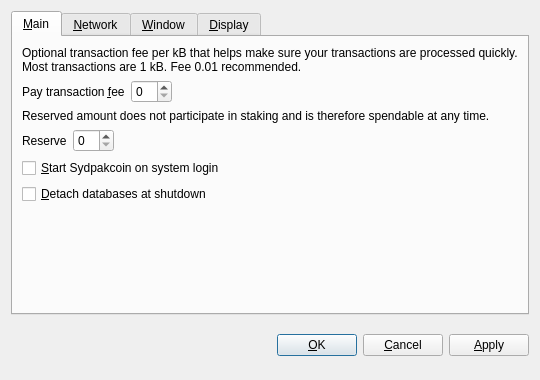
<?xml version="1.0" encoding="UTF-8"?>
<ui version="4.0">
 <class>OptionsDialog</class>
 <widget class="QDialog" name="OptionsDialog">
  <property name="geometry">
   <rect>
    <x>0</x>
    <y>0</y>
    <width>540</width>
    <height>380</height>
   </rect>
  </property>
  <property name="windowTitle">
   <string>Options</string>
  </property>
  <property name="modal">
   <bool>true</bool>
  </property>
  <layout class="QVBoxLayout" name="verticalLayout">
   <item>
    <widget class="QTabWidget" name="tabWidget">
     <property name="tabPosition">
      <enum>QTabWidget::North</enum>
     </property>
     <property name="currentIndex">
      <number>0</number>
     </property>
     <widget class="QWidget" name="tabMain">
      <attribute name="title">
       <string>&amp;Main</string>
      </attribute>
      <layout class="QVBoxLayout" name="verticalLayout_Main">
       <item>
        <widget class="QLabel" name="transactionFeeInfoLabel">
         <property name="text">
          <string>Optional transaction fee per kB that helps make sure your transactions are processed quickly. Most transactions are 1 kB. Fee 0.01 recommended.</string>
         </property>
         <property name="textFormat">
          <enum>Qt::PlainText</enum>
         </property>
         <property name="wordWrap">
          <bool>true</bool>
         </property>
        </widget>
       </item>
       <item>
        <layout class="QHBoxLayout" name="horizontalLayoutFee">
         <item>
          <widget class="QLabel" name="transactionFeeLabel">
           <property name="text">
            <string>Pay transaction &amp;fee</string>
           </property>
           <property name="textFormat">
            <enum>Qt::PlainText</enum>
           </property>
           <property name="buddy">
            <cstring>transactionFee</cstring>
           </property>
          </widget>
         </item>
         <item>
          <widget class="BitcoinAmountField" name="transactionFee"/>
         </item>
         <item>
          <spacer name="horizontalSpacerFee">
           <property name="orientation">
            <enum>Qt::Horizontal</enum>
           </property>
           <property name="sizeHint" stdset="0">
            <size>
             <width>40</width>
             <height>20</height>
            </size>
           </property>
          </spacer>
         </item>
        </layout>
       </item>
       <item>
        <widget class="QLabel" name="reserveBalanceInfoLabel">
         <property name="text">
          <string>Reserved amount does not participate in staking and is therefore spendable at any time.</string>
         </property>
         <property name="textFormat">
          <enum>Qt::PlainText</enum>
         </property>
         <property name="wordWrap">
          <bool>true</bool>
         </property>
        </widget>
       </item>
       <item>
        <layout class="QHBoxLayout" name="horizontalLayoutReserveBalance">
         <item>
          <widget class="QLabel" name="reserveBalanceLabel">
           <property name="text">
            <string>Reserve</string>
           </property>
           <property name="textFormat">
            <enum>Qt::PlainText</enum>
           </property>
           <property name="buddy">
            <cstring>reserveBalance</cstring>
           </property>
          </widget>
         </item>
         <item>
          <widget class="BitcoinAmountField" name="reserveBalance"/>
         </item>
         <item>
          <spacer name="horizontalSpacerReserveBalance">
           <property name="orientation">
            <enum>Qt::Horizontal</enum>
           </property>
           <property name="sizeHint" stdset="0">
            <size>
             <width>40</width>
             <height>20</height>
            </size>
           </property>
          </spacer>
         </item>
        </layout>
       </item>
       <item>
        <widget class="QCheckBox" name="bitcoinAtStartup">
         <property name="toolTip">
          <string>Automatically start Sydpakcoin after logging in to the system.</string>
         </property>
         <property name="text">
          <string>&amp;Start Sydpakcoin on system login</string>
         </property>
        </widget>
       </item>
       <item>
        <widget class="QCheckBox" name="detachDatabases">
         <property name="toolTip">
          <string>Detach block and address databases at shutdown. This means they can be moved to another data directory, but it slows down shutdown. The wallet is always detached.</string>
         </property>
         <property name="text">
          <string>&amp;Detach databases at shutdown</string>
         </property>
        </widget>
       </item>
       <item>
        <spacer name="verticalSpacer_Main">
         <property name="orientation">
          <enum>Qt::Vertical</enum>
         </property>
         <property name="sizeHint" stdset="0">
          <size>
           <width>20</width>
           <height>40</height>
          </size>
         </property>
        </spacer>
       </item>
      </layout>
     </widget>
     <widget class="QWidget" name="tabNetwork">
      <attribute name="title">
       <string>&amp;Network</string>
      </attribute>
      <layout class="QVBoxLayout" name="verticalLayout_Network">
       <item>
        <widget class="QCheckBox" name="mapPortUpnp">
         <property name="toolTip">
          <string>Automatically open the Sydpakcoin client port on the router. This only works when your router supports UPnP and it is enabled.</string>
         </property>
         <property name="text">
          <string>Map port using &amp;UPnP</string>
         </property>
        </widget>
       </item>
       <item>
        <widget class="QCheckBox" name="connectSocks">
         <property name="toolTip">
          <string>Connect to the Sydpakcoin network through a SOCKS proxy (e.g. when connecting through Tor).</string>
         </property>
         <property name="text">
          <string>&amp;Connect through SOCKS proxy:</string>
         </property>
        </widget>
       </item>
       <item>
        <layout class="QHBoxLayout" name="horizontalLayout_Network">
         <item>
          <widget class="QLabel" name="proxyIpLabel">
           <property name="text">
            <string>Proxy &amp;IP:</string>
           </property>
           <property name="textFormat">
            <enum>Qt::PlainText</enum>
           </property>
           <property name="buddy">
            <cstring>proxyIp</cstring>
           </property>
          </widget>
         </item>
         <item>
          <widget class="QValidatedLineEdit" name="proxyIp">
           <property name="maximumSize">
            <size>
             <width>140</width>
             <height>16777215</height>
            </size>
           </property>
           <property name="toolTip">
            <string>IP address of the proxy (e.g. 127.0.0.1)</string>
           </property>
          </widget>
         </item>
         <item>
          <widget class="QLabel" name="proxyPortLabel">
           <property name="text">
            <string>&amp;Port:</string>
           </property>
           <property name="textFormat">
            <enum>Qt::PlainText</enum>
           </property>
           <property name="buddy">
            <cstring>proxyPort</cstring>
           </property>
          </widget>
         </item>
         <item>
          <widget class="QLineEdit" name="proxyPort">
           <property name="maximumSize">
            <size>
             <width>55</width>
             <height>16777215</height>
            </size>
           </property>
           <property name="toolTip">
            <string>Port of the proxy (e.g. 9050)</string>
           </property>
          </widget>
         </item>
         <item>
          <widget class="QLabel" name="socksVersionLabel">
           <property name="text">
            <string>SOCKS &amp;Version:</string>
           </property>
           <property name="textFormat">
            <enum>Qt::PlainText</enum>
           </property>
           <property name="buddy">
            <cstring>socksVersion</cstring>
           </property>
          </widget>
         </item>
         <item>
          <widget class="QValueComboBox" name="socksVersion">
           <property name="toolTip">
            <string>SOCKS version of the proxy (e.g. 5)</string>
           </property>
          </widget>
         </item>
         <item>
          <spacer name="horizontalSpacer_Network">
           <property name="orientation">
            <enum>Qt::Horizontal</enum>
           </property>
           <property name="sizeHint" stdset="0">
            <size>
             <width>40</width>
             <height>20</height>
            </size>
           </property>
          </spacer>
         </item>
        </layout>
       </item>
       <item>
        <spacer name="verticalSpacer_Network">
         <property name="orientation">
          <enum>Qt::Vertical</enum>
         </property>
         <property name="sizeHint" stdset="0">
          <size>
           <width>20</width>
           <height>40</height>
          </size>
         </property>
        </spacer>
       </item>
      </layout>
     </widget>
     <widget class="QWidget" name="tabWindow">
      <attribute name="title">
       <string>&amp;Window</string>
      </attribute>
      <layout class="QVBoxLayout" name="verticalLayout_Window">
       <item>
        <widget class="QCheckBox" name="minimizeToTray">
         <property name="toolTip">
          <string>Show only a tray icon after minimizing the window.</string>
         </property>
         <property name="text">
          <string>&amp;Minimize to the tray instead of the taskbar</string>
         </property>
        </widget>
       </item>
       <item>
        <widget class="QCheckBox" name="minimizeOnClose">
         <property name="toolTip">
          <string>Minimize instead of exit the application when the window is closed. When this option is enabled, the application will be closed only after selecting Quit in the menu.</string>
         </property>
         <property name="text">
          <string>M&amp;inimize on close</string>
         </property>
        </widget>
       </item>
       <item>
        <spacer name="verticalSpacer_Window">
         <property name="orientation">
          <enum>Qt::Vertical</enum>
         </property>
         <property name="sizeHint" stdset="0">
          <size>
           <width>20</width>
           <height>40</height>
          </size>
         </property>
        </spacer>
       </item>
      </layout>
     </widget>
     <widget class="QWidget" name="tabDisplay">
      <attribute name="title">
       <string>&amp;Display</string>
      </attribute>
      <layout class="QVBoxLayout" name="verticalLayout_Display">
       <item>
        <layout class="QHBoxLayout" name="horizontalLayout_1_Display">
         <item>
          <widget class="QLabel" name="langLabel">
           <property name="text">
            <string>User Interface &amp;language:</string>
           </property>
           <property name="textFormat">
            <enum>Qt::PlainText</enum>
           </property>
           <property name="buddy">
            <cstring>lang</cstring>
           </property>
          </widget>
         </item>
         <item>
          <widget class="QValueComboBox" name="lang">
           <property name="toolTip">
            <string>The user interface language can be set here. This setting will take effect after restarting Sydpakcoin.</string>
           </property>
          </widget>
         </item>
        </layout>
       </item>
       <item>
        <layout class="QHBoxLayout" name="horizontalLayout_2_Display">
         <item>
          <widget class="QLabel" name="unitLabel">
           <property name="text">
            <string>&amp;Unit to show amounts in:</string>
           </property>
           <property name="textFormat">
            <enum>Qt::PlainText</enum>
           </property>
           <property name="buddy">
            <cstring>unit</cstring>
           </property>
          </widget>
         </item>
         <item>
          <widget class="QValueComboBox" name="unit">
           <property name="toolTip">
            <string>Choose the default subdivision unit to show in the interface and when sending coins.</string>
           </property>
          </widget>
         </item>
        </layout>
       </item>
       <item>
        <widget class="QCheckBox" name="displayAddresses">
         <property name="toolTip">
          <string>Whether to show Sydpakcoin addresses in the transaction list or not.</string>
         </property>
         <property name="text">
          <string>&amp;Display addresses in transaction list</string>
         </property>
        </widget>
       </item>
       <item>
        <widget class="QCheckBox" name="coinControlFeatures">
         <property name="toolTip">
          <string>Whether to show coin control features or not.</string>
         </property>
         <property name="text">
          <string>Display coin &amp;control features (experts only!)</string>
         </property>
        </widget>
       </item>
       <item>
        <spacer name="verticalSpacer_Display">
         <property name="orientation">
          <enum>Qt::Vertical</enum>
         </property>
         <property name="sizeHint" stdset="0">
          <size>
           <width>20</width>
           <height>40</height>
          </size>
         </property>
        </spacer>
       </item>
      </layout>
     </widget>
    </widget>
   </item>
   <item>
    <layout class="QHBoxLayout" name="horizontalLayout_Buttons">
     <item>
      <spacer name="horizontalSpacer_1">
       <property name="orientation">
        <enum>Qt::Horizontal</enum>
       </property>
       <property name="sizeHint" stdset="0">
        <size>
         <width>40</width>
         <height>48</height>
        </size>
       </property>
      </spacer>
     </item>
     <item>
      <widget class="QLabel" name="statusLabel">
       <property name="font">
        <font>
         <weight>75</weight>
         <bold>true</bold>
        </font>
       </property>
       <property name="text">
        <string/>
       </property>
       <property name="textFormat">
        <enum>Qt::PlainText</enum>
       </property>
       <property name="wordWrap">
        <bool>true</bool>
       </property>
      </widget>
     </item>
     <item>
      <spacer name="horizontalSpacer_2">
       <property name="orientation">
        <enum>Qt::Horizontal</enum>
       </property>
       <property name="sizeHint" stdset="0">
        <size>
         <width>40</width>
         <height>48</height>
        </size>
       </property>
      </spacer>
     </item>
     <item>
      <widget class="QPushButton" name="okButton">
       <property name="text">
        <string>&amp;OK</string>
       </property>
      </widget>
     </item>
     <item>
      <widget class="QPushButton" name="cancelButton">
       <property name="text">
        <string>&amp;Cancel</string>
       </property>
       <property name="autoDefault">
        <bool>false</bool>
       </property>
      </widget>
     </item>
     <item>
      <widget class="QPushButton" name="applyButton">
       <property name="text">
        <string>&amp;Apply</string>
       </property>
       <property name="autoDefault">
        <bool>false</bool>
       </property>
      </widget>
     </item>
    </layout>
   </item>
  </layout>
 </widget>
 <customwidgets>
  <customwidget>
   <class>BitcoinAmountField</class>
   <extends>QSpinBox</extends>
   <header>bitcoinamountfield.h</header>
  </customwidget>
  <customwidget>
   <class>QValueComboBox</class>
   <extends>QComboBox</extends>
   <header>qvaluecombobox.h</header>
  </customwidget>
  <customwidget>
   <class>QValidatedLineEdit</class>
   <extends>QLineEdit</extends>
   <header>qvalidatedlineedit.h</header>
  </customwidget>
 </customwidgets>
 <resources/>
 <connections/>
</ui>
